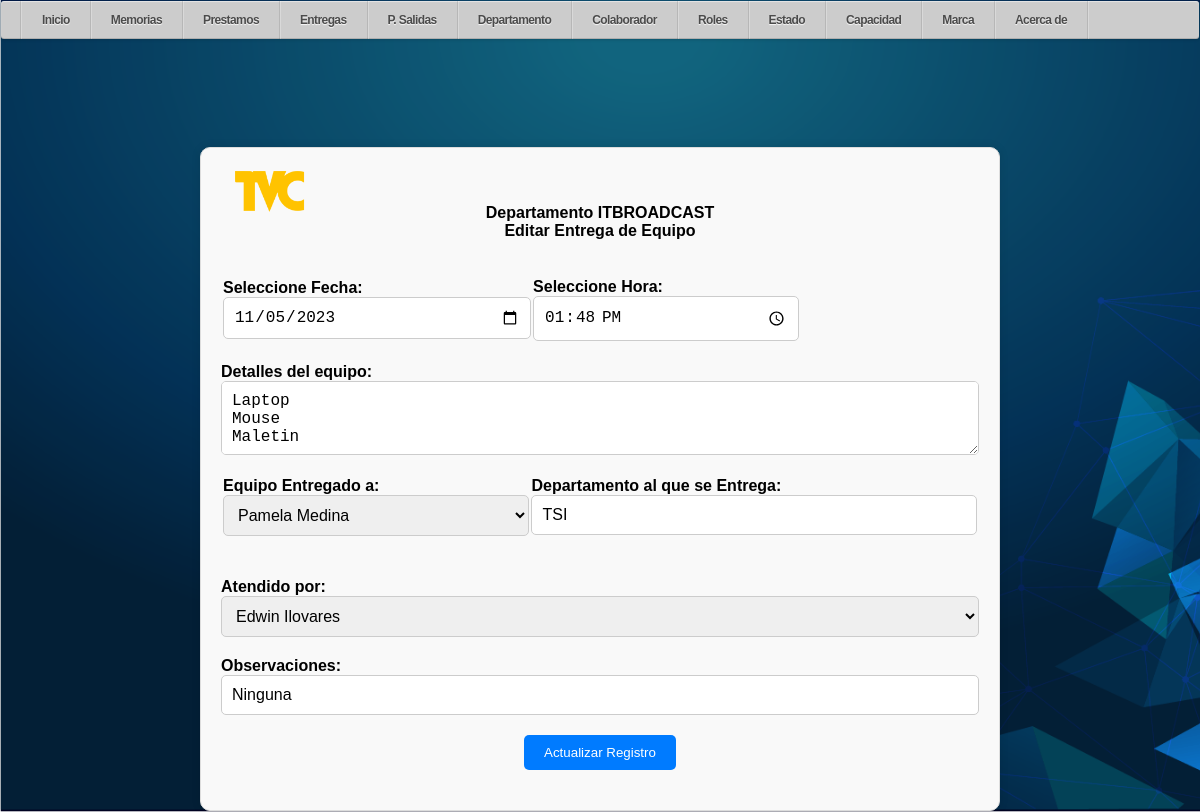
Screenshot of /php/Editar_Entrega.php?id=33 (signed in) with the database file from the repository.
### tables this page shows
CREATE TABLE `entregas` (
  `id` int(11) NOT NULL,
  `Fpres` date NOT NULL,
  `Hpres` time NOT NULL,
  `detalle` varchar(1000) NOT NULL,
  `id_emp` int(11) NOT NULL,
  `id_itb` int(11) NOT NULL,
  `nota` varchar(500) NOT NULL
);

CREATE TABLE `depto` (
  `id` int(11) NOT NULL,
  `nom_depto` varchar(20) NOT NULL
);

### php/Editar_Entrega.php (the view, shortened to what this page needs)
<?php
include_once '../conexion/conexion3.php';
include_once "../php/plantilla3.php";
?>
<?php
$id = $_GET['id'];
$sqlEntregas = "SELECT * FROM entregas WHERE id = $id";
$resultEntregas = mysqli_query($enlace, $sqlEntregas);
$row = mysqli_fetch_assoc($resultEntregas);
?>
<!DOCTYPE html>
<html lang="en">
<head>
    <link rel="stylesheet" href="/R_MEMORIAS/css/stilos003.css">
</head>
<body>
    <div class="container">
        <div class="form-header">
            <div style="position: relative;">
                <img src="/R_Memorias/img/tvc.png" style="width: 100px; height: auto; position: absolute; top: 0; left: 0;">
            </div>
            <br></br>
            <h4 style="color: black; text-align: center;">Departamento ITBROADCAST</h4>
            <h4 style="color: black; text-align: center;">Editar Entrega de Equipo</h4>
            <br></br>
        </div>
        <form action="" method="post" class="form-grid">
            <table>
                <tbody>
                    <tr>
                        <td>
                            <div class="form-group">
                                <label for="Fpres">Seleccione Fecha:</label>
                                <input class="form-control" type="date" name="Fpres" value="<?php echo $row['Fpres']; ?>">
                            </div>
                        </td>
                        <td>
                            <div class="form-group">
                                <label for="Hpres">Seleccione Hora:</label>
                                <input class="form-control" type="time" name="Hpres" value="<?php echo $row['Hpres']; ?>">
                            </div>
                        </td>
                    </tr>
                </tbody>
            </table>
            <div class="form-group">
                <label for="detalle">Detalles del equipo:</label>
                <textarea name="detalle" id="autoResize"><?php echo $row['detalle']; ?></textarea>
            </div>
            <div class="form-group">
                <table>
                    <tbody>
                        <tr>
                            <td>
                                <div class="form-group">
                                    <label for="emp">Equipo Entregado a:</label>
                                    <select class="form-control" id="emp" name="emp" placeholder="Seleccione el colaborador" required onchange="cargarDepartamento()">
                                        <?php
                                        $con = conexion();
                                        $sql = 'SELECT e.id, e.nom, d.nom_depto FROM empleados e INNER JOIN depto d ON e.id_depto = d.id';
                                        $query = mysqli_query($con, $sql);
                                        while ($rowEmp = mysqli_fetch_array($query)) {
                                            $idcap = $rowEmp['id'];
                                            $nomcap = $rowEmp['nom'];
                                            $nomDep = $rowEmp['nom_depto'];
                                            $selected = ($idcap == $row['id_emp']) ? 'selected' : '';
                                        ?>
                                            <option value="<?php echo $idcap ?>" data-depto="<?php echo $nomDep ?>" <?php echo $selected; ?>><?php echo $nomcap ?></option>
                                        <?php
                                        }
                                        ?>
                                    </select>
                                </div>
                            </td>
                            <td>
                                <div class="form-group">
                                    <label for="dep">Departamento al que se Entrega:</label>
                                    <input class="form-control" type="text" id="departamento" readonly value="<?php echo $nomDep; ?>">
                                </div>
                            </td>
                        </tr>
                    </tbody>
                </table>
            </div>
            <div class="form-group">
                <label for="itb">Atendido por:</label>
                <select class="form-control" id="itb" name="itb" required>
                    <?php
                    $sql = 'SELECT * FROM empleados WHERE id_depto = 11';
                    $query = mysqli_query($con, $sql);
                    while ($row2 = mysqli_fetch_array($query)) {
                        $iditb = $row2['id'];
                        $nomitb = $row2['nom'];
                        $selected = ($iditb == $row['id_itb']) ? 'selected' : '';
                        echo '<option value="' . $iditb . '" ' . $selected . '>' . $nomitb . '</option>';
                    }
                    ?>
                </select>
            </div>
            <div class="form-group">
                <label for="nota">Observaciones:</label>
                <input class="form-control" type="text" name="nota" value="<?php echo $row['nota']; ?>">
            </div>
            <div class="form-group" style="text-align: center;">
                <input class="btn-submit" type="submit" name="submit" value="Actualizar Registro">
            </div>
        </form>
    </div>
</body>
</html>
</body>
</html>

### css/menu7.css (style rules this page uses)
* { margin: 0; padding: 0; box-sizing: border-box; }
body { padding: 1px; font-family: arial; background-image: url('/R_Memorias/img/bg01.png'); background-repeat: no-repeat; background-size: cover; justify-content: center; align-items: 100vh; min-height: 100vh; overflow: 100vh; display: left; }

### css/stilos003.css (style rules this page uses)
.container { max-width: 800px; padding: 20px; border: 1px solid #ddd; border-radius: 10px; background-color: #f9f9f9; box-shadow: 0 0 10px rgba(0, 0, 0, 0.1); margin: 0 auto; }
.form-group { margin-bottom: 20px; }
label { font-weight: bold; }
.form-control, .select-control { width: 100%; padding: 10px; border: 1px solid #ccc; border-radius: 5px; font-size: 16px; }
textarea { width: 100%; padding: 10px; border: 1px solid #ccc; border-radius: 5px; font-size: 16px; }
.btn-submit { background-color: #007bff; color: #fff; border: none; padding: 10px 20px; border-radius: 5px; cursor: pointer; }
#autoResize { height: auto; width: 100%; }

### rows the page displays
entregas: Fpres "11/05/2023", Hpres "13:48:00", detalle "Laptop Mouse Maletin", nota "Ninguna"
depto: nom_depto "TSI"

### other values shown
form field emp "Pamela Medina"
form field itb "Edwin Ilovares"
